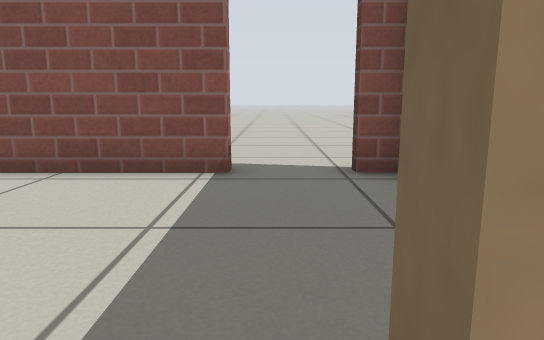
View 1 (above)

12 first-person views from a walk through a robot-simulator world made for Gazebo. The camera is 0.5 m above the floor, tilts 10° down and sees 70° across. The floor is counted in squares, 0.5 m on a side. Each view is taken from the middle of a square. On the plan, view 1 faces up. The plan holds only what a view shows up to about 13 squares ahead; the rest is blank. The robots in the file are not drawn. Gazebo's built-in surfaces are drawn with simple patterns.

View 2
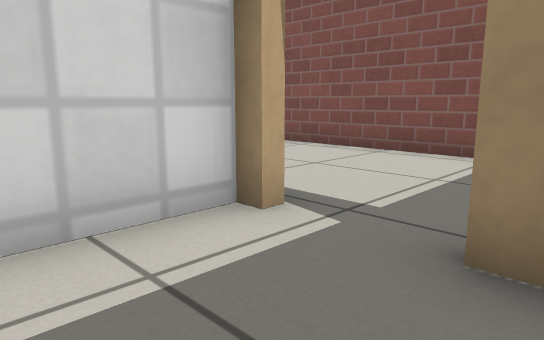

View 3
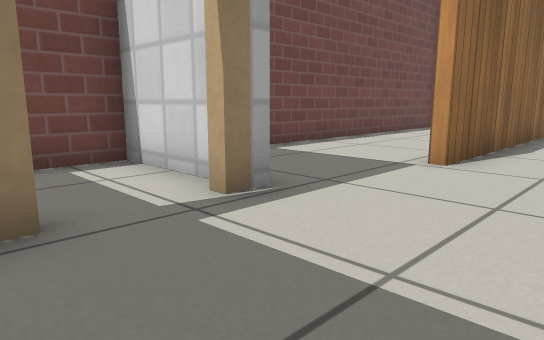

View 4
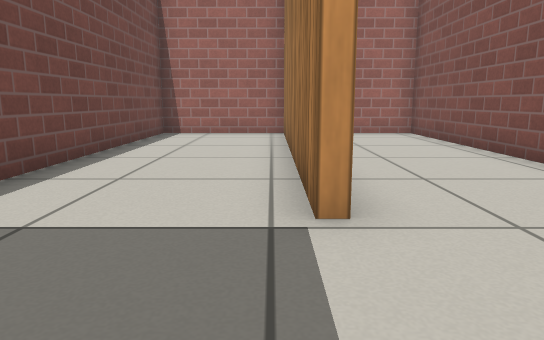

View 5
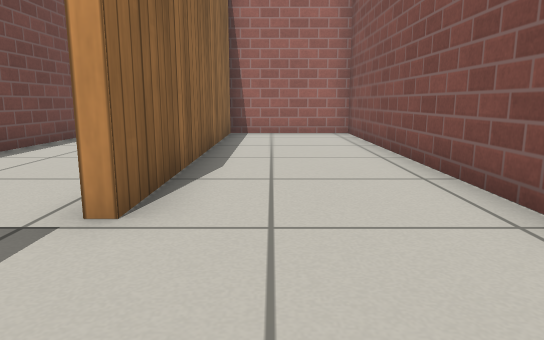

View 6
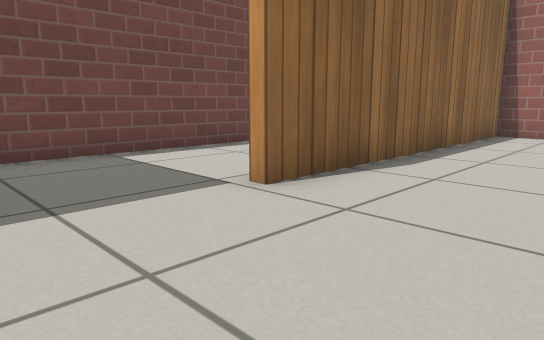

View 7
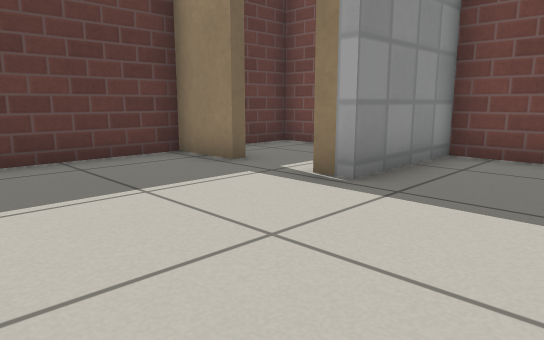

View 8
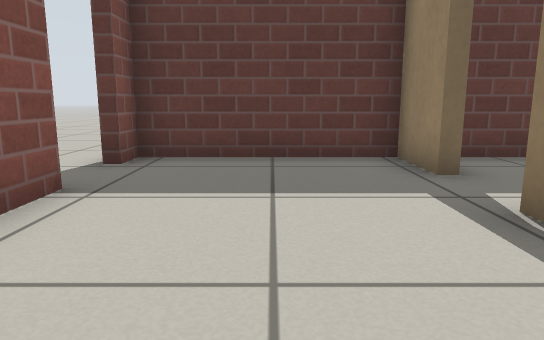

View 9
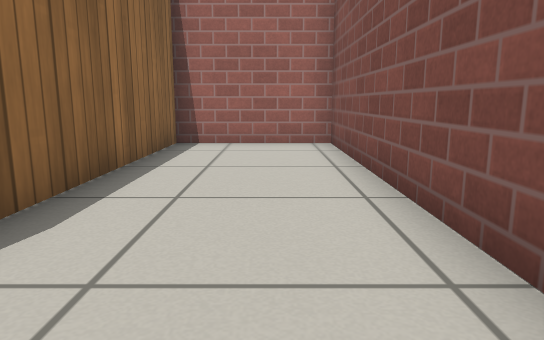

View 10
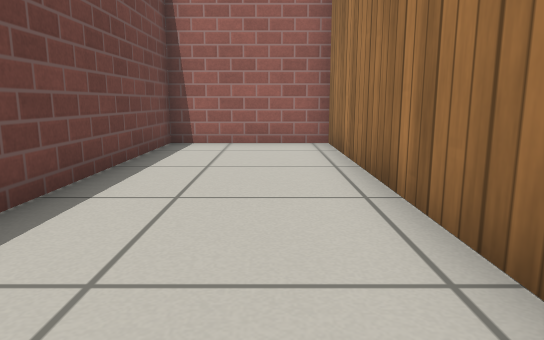

View 11
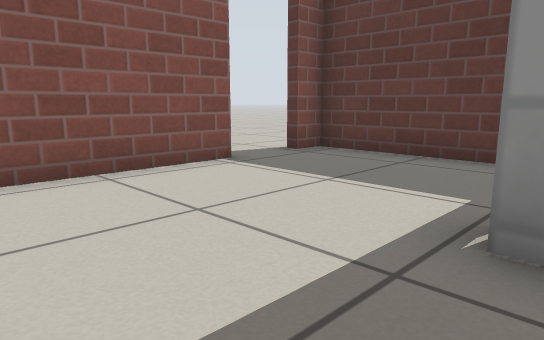

View 12
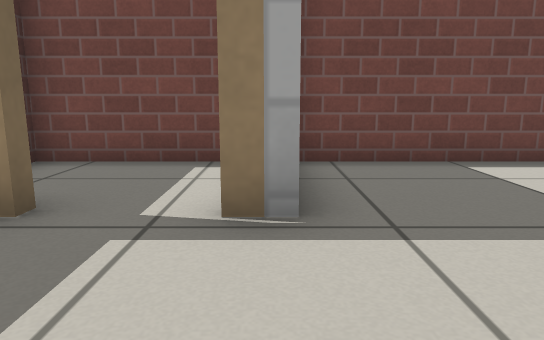

### Floor plan
Ten units are one square. View 1 is at (0, 0); x grows to the right and y downward. Boxes are objects, and circles mark ways between rooms. Rooms are numbered by the first view taken in them; rooms with no view inside come last. Other rooms are left out.
<svg viewBox="-149 -62 174 92">
<path fill="none" stroke="#000" d="M6 -4 1 -4M-19 -4 -19 25 20 25 20 4M-51 -14 -144 -14 -144 25 -22 25 -22 -7 -15 -7M1 -7 20 -7 20 -54 11 -54M-5 -54 -144 -54 -144 -17 -51 -17"/>
<circle cx="-7" cy="-7" r="3" fill="#2a7"/>
<text x="0" y="10">1</text>
<text x="-70" y="-10">2</text>
</svg>
Room 1 opens to room 2.

Where each view was taken, in squares from view 1:
view 1: 0 up, 0 right, facing up
view 2: 2 down, 1 right, facing up-left
view 3: 4 up, 1 right, facing down-left
view 4: 1 up, 2 left, facing left
view 5: 3 up, 2 left, facing left
view 6: 5 up, 2 left, facing down-left
view 7: 5 up, 5 left, facing down-right
view 8: 3 up, 5 left, facing right
view 9: 4 up, 5 left, facing left
view 10: 0 up, 5 left, facing left
view 11: 0 up, 5 left, facing up-right
view 12: 4 up, 2 left, facing down
